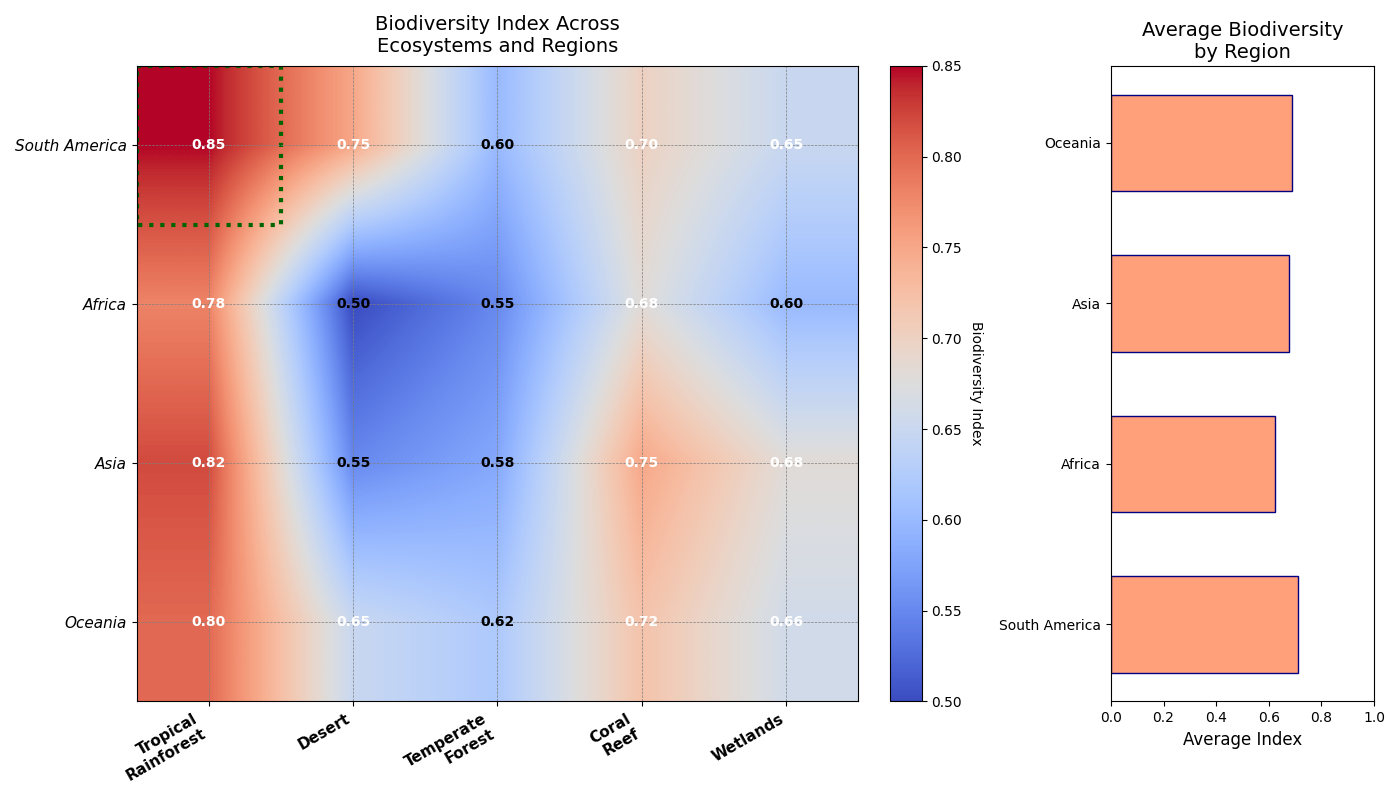

This chart was generated by the following Python code:
import matplotlib.pyplot as plt
import numpy as np
import matplotlib.patches as mpatches

biodiversity_data = np.array([
    [0.85, 0.75, 0.60, 0.70, 0.65],
    [0.78, 0.50, 0.55, 0.68, 0.60],
    [0.82, 0.55, 0.58, 0.75, 0.68],
    [0.80, 0.65, 0.62, 0.72, 0.66]
])

ecosystems = ["Tropical\nRainforest", "Desert", "Temperate\nForest", "Coral\nReef", "Wetlands"]
regions = ["South America", "Africa", "Asia", "Oceania"]

region_avg = biodiversity_data.mean(axis=1)

fig, (ax1, ax2) = plt.subplots(1, 2, figsize=(14, 8), gridspec_kw={'width_ratios': [3, 1]})

# Heatmap
cax = ax1.imshow(biodiversity_data, cmap='coolwarm', aspect='auto', interpolation='bilinear')
cbar = fig.colorbar(cax, ax=ax1, fraction=0.046, pad=0.04)
cbar.set_label('Biodiversity Index', rotation=270, labelpad=15)

ax1.set_xticks(np.arange(len(ecosystems)))
ax1.set_yticks(np.arange(len(regions)))
ax1.set_xticklabels(ecosystems, rotation=30, ha="right", fontsize=11, fontweight='bold')
ax1.set_yticklabels(regions, fontsize=11, fontstyle='italic')
ax1.set_title('Biodiversity Index Across\nEcosystems and Regions', pad=10, fontsize=14)

# Annotate cells
for i in range(len(regions)):
    for j in range(len(ecosystems)):
        value = biodiversity_data[i, j]
        color = 'black' if value < 0.65 else 'white'
        ax1.text(j, i, f'{value:.2f}', ha='center', va='center', color=color, fontweight='bold')

ax2.barh(regions, region_avg, color='lightsalmon', edgecolor='navy', height=0.6)
ax2.set_xlim(0, 1)
ax2.set_xlabel('Average Index', fontsize=12)
ax2.set_title('Average Biodiversity\nby Region', fontsize=14)

highlight_index = np.argmax(biodiversity_data)
highlight_x, highlight_y = np.unravel_index(highlight_index, biodiversity_data.shape)
highlight_patch = mpatches.Rectangle((highlight_y - 0.5, highlight_x - 0.5), 1, 1, fill=False, edgecolor='darkgreen', linewidth=3, linestyle=':')
ax1.add_patch(highlight_patch)

ax1.grid(visible=True, color='gray', linestyle='--', linewidth=0.5)

plt.tight_layout()

plt.show()
